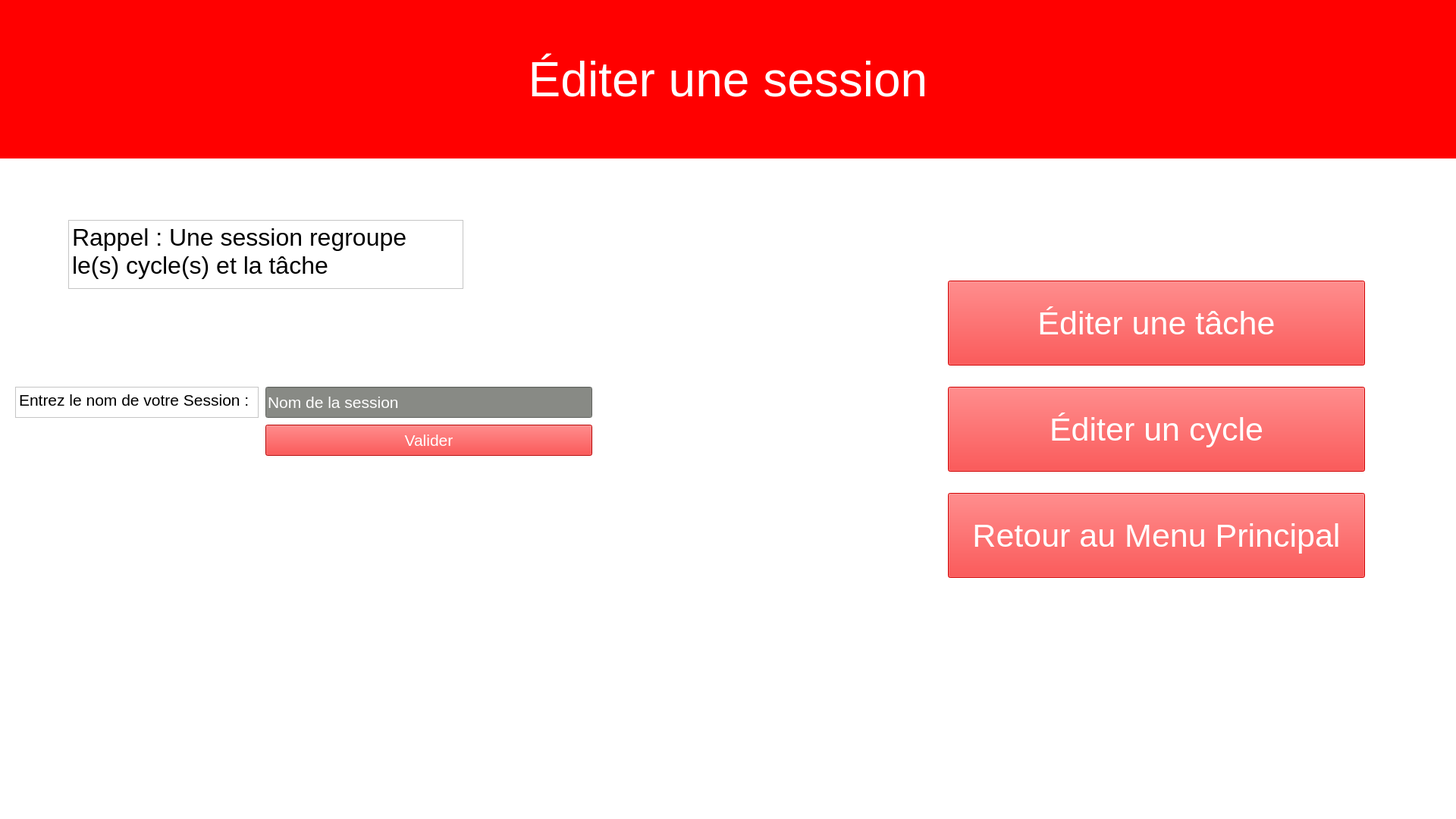
<?xml version="1.0" encoding="UTF-8"?>
<ui version="4.0">
 <class>Form</class>
 <widget class="QWidget" name="Form">
  <property name="geometry">
   <rect>
    <x>0</x>
    <y>0</y>
    <width>1920</width>
    <height>1080</height>
   </rect>
  </property>
  <property name="windowTitle">
   <string>Form</string>
  </property>
  <property name="styleSheet">
   <string notr="true">background-color: rgb(255, 255, 255);</string>
  </property>
  <widget class="QStackedWidget" name="stackedWidget">
   <property name="geometry">
    <rect>
     <x>0</x>
     <y>0</y>
     <width>1920</width>
     <height>1080</height>
    </rect>
   </property>
   <widget class="QWidget" name="page">
    <widget class="QLabel" name="labelTitre">
     <property name="geometry">
      <rect>
       <x>0</x>
       <y>0</y>
       <width>1920</width>
       <height>209</height>
      </rect>
     </property>
     <property name="font">
      <font>
       <pointsize>48</pointsize>
      </font>
     </property>
     <property name="styleSheet">
      <string notr="true">background-color: rgb(255, 0, 0);
color: rgb(255, 255, 255);</string>
     </property>
     <property name="text">
      <string>Éditer une session</string>
     </property>
     <property name="alignment">
      <set>Qt::AlignCenter</set>
     </property>
    </widget>
    <widget class="QTextEdit" name="textEdit">
     <property name="geometry">
      <rect>
       <x>20</x>
       <y>510</y>
       <width>321</width>
       <height>41</height>
      </rect>
     </property>
     <property name="styleSheet">
      <string notr="true">color: rgb(0, 0, 0);
background-color: rgb(255, 255, 255);</string>
     </property>
     <property name="html">
      <string>&lt;!DOCTYPE HTML PUBLIC &quot;-//W3C//DTD HTML 4.0//EN&quot; &quot;http://www.w3.org/TR/REC-html40/strict.dtd&quot;&gt;
&lt;html&gt;&lt;head&gt;&lt;meta name=&quot;qrichtext&quot; content=&quot;1&quot; /&gt;&lt;style type=&quot;text/css&quot;&gt;
p, li { white-space: pre-wrap; }
&lt;/style&gt;&lt;/head&gt;&lt;body style=&quot; font-family:'Ubuntu'; font-size:11pt; font-weight:400; font-style:normal;&quot;&gt;
&lt;p style=&quot; margin-top:0px; margin-bottom:0px; margin-left:0px; margin-right:0px; -qt-block-indent:0; text-indent:0px;&quot;&gt;&lt;span style=&quot; font-size:16pt;&quot;&gt;Entrez le nom de votre Session :&lt;/span&gt;&lt;/p&gt;&lt;/body&gt;&lt;/html&gt;</string>
     </property>
    </widget>
    <widget class="QLineEdit" name="nomSession">
     <property name="geometry">
      <rect>
       <x>350</x>
       <y>510</y>
       <width>431</width>
       <height>41</height>
      </rect>
     </property>
     <property name="font">
      <font>
       <pointsize>16</pointsize>
      </font>
     </property>
     <property name="styleSheet">
      <string notr="true">color: rgb(255, 255, 255);
background-color: rgb(136, 138, 133);</string>
     </property>
     <property name="text">
      <string>Nom de la session</string>
     </property>
    </widget>
    <widget class="QPushButton" name="validerNom">
     <property name="geometry">
      <rect>
       <x>350</x>
       <y>560</y>
       <width>431</width>
       <height>41</height>
      </rect>
     </property>
     <property name="font">
      <font>
       <pointsize>16</pointsize>
      </font>
     </property>
     <property name="styleSheet">
      <string notr="true">color: rgb(255, 255, 255);
background-color: rgb(255, 0, 0);</string>
     </property>
     <property name="text">
      <string>Valider</string>
     </property>
    </widget>
    <widget class="QPushButton" name="editerTache">
     <property name="enabled">
      <bool>false</bool>
     </property>
     <property name="geometry">
      <rect>
       <x>1250</x>
       <y>370</y>
       <width>550</width>
       <height>112</height>
      </rect>
     </property>
     <property name="maximumSize">
      <size>
       <width>550</width>
       <height>112</height>
      </size>
     </property>
     <property name="font">
      <font>
       <pointsize>32</pointsize>
      </font>
     </property>
     <property name="styleSheet">
      <string notr="true">background-color: rgb(255, 0, 0);
color: rgb(255, 255, 255);</string>
     </property>
     <property name="text">
      <string>Éditer une tâche</string>
     </property>
    </widget>
    <widget class="QPushButton" name="editerCycle">
     <property name="enabled">
      <bool>false</bool>
     </property>
     <property name="geometry">
      <rect>
       <x>1250</x>
       <y>510</y>
       <width>550</width>
       <height>112</height>
      </rect>
     </property>
     <property name="maximumSize">
      <size>
       <width>550</width>
       <height>112</height>
      </size>
     </property>
     <property name="font">
      <font>
       <pointsize>32</pointsize>
      </font>
     </property>
     <property name="styleSheet">
      <string notr="true">background-color: rgb(255, 0, 0);
color: rgb(255, 255, 255);</string>
     </property>
     <property name="text">
      <string>Éditer un cycle</string>
     </property>
    </widget>
    <widget class="QPushButton" name="menuPrincipal">
     <property name="enabled">
      <bool>false</bool>
     </property>
     <property name="geometry">
      <rect>
       <x>1250</x>
       <y>650</y>
       <width>550</width>
       <height>112</height>
      </rect>
     </property>
     <property name="maximumSize">
      <size>
       <width>550</width>
       <height>112</height>
      </size>
     </property>
     <property name="font">
      <font>
       <pointsize>32</pointsize>
      </font>
     </property>
     <property name="styleSheet">
      <string notr="true">background-color: rgb(255, 0, 0);
color: rgb(255, 255, 255);</string>
     </property>
     <property name="text">
      <string>Retour au Menu Principal</string>
     </property>
    </widget>
    <widget class="QTextEdit" name="textEdit_2">
     <property name="geometry">
      <rect>
       <x>90</x>
       <y>290</y>
       <width>521</width>
       <height>91</height>
      </rect>
     </property>
     <property name="styleSheet">
      <string notr="true">color: rgb(0, 0, 0);</string>
     </property>
     <property name="html">
      <string>&lt;!DOCTYPE HTML PUBLIC &quot;-//W3C//DTD HTML 4.0//EN&quot; &quot;http://www.w3.org/TR/REC-html40/strict.dtd&quot;&gt;
&lt;html&gt;&lt;head&gt;&lt;meta name=&quot;qrichtext&quot; content=&quot;1&quot; /&gt;&lt;style type=&quot;text/css&quot;&gt;
p, li { white-space: pre-wrap; }
&lt;/style&gt;&lt;/head&gt;&lt;body style=&quot; font-family:'Ubuntu'; font-size:11pt; font-weight:400; font-style:normal;&quot;&gt;
&lt;p style=&quot; margin-top:0px; margin-bottom:0px; margin-left:0px; margin-right:0px; -qt-block-indent:0; text-indent:0px;&quot;&gt;&lt;span style=&quot; font-size:24pt;&quot;&gt;Rappel : Une session regroupe le(s) cycle(s) et la tâche&lt;/span&gt;&lt;/p&gt;&lt;/body&gt;&lt;/html&gt;</string>
     </property>
    </widget>
   </widget>
   <widget class="QWidget" name="page_2"/>
  </widget>
 </widget>
 <resources/>
 <connections/>
</ui>
